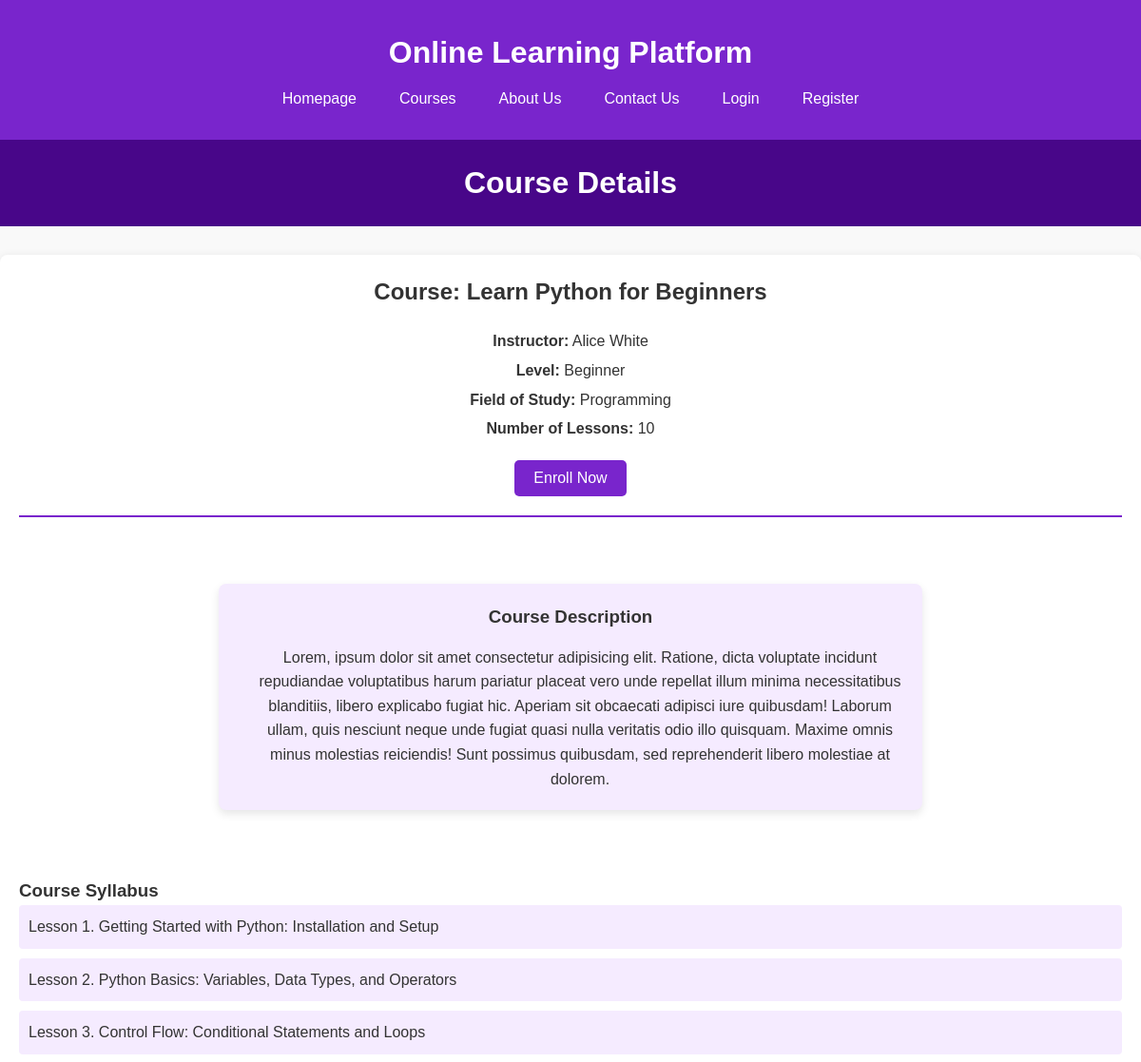
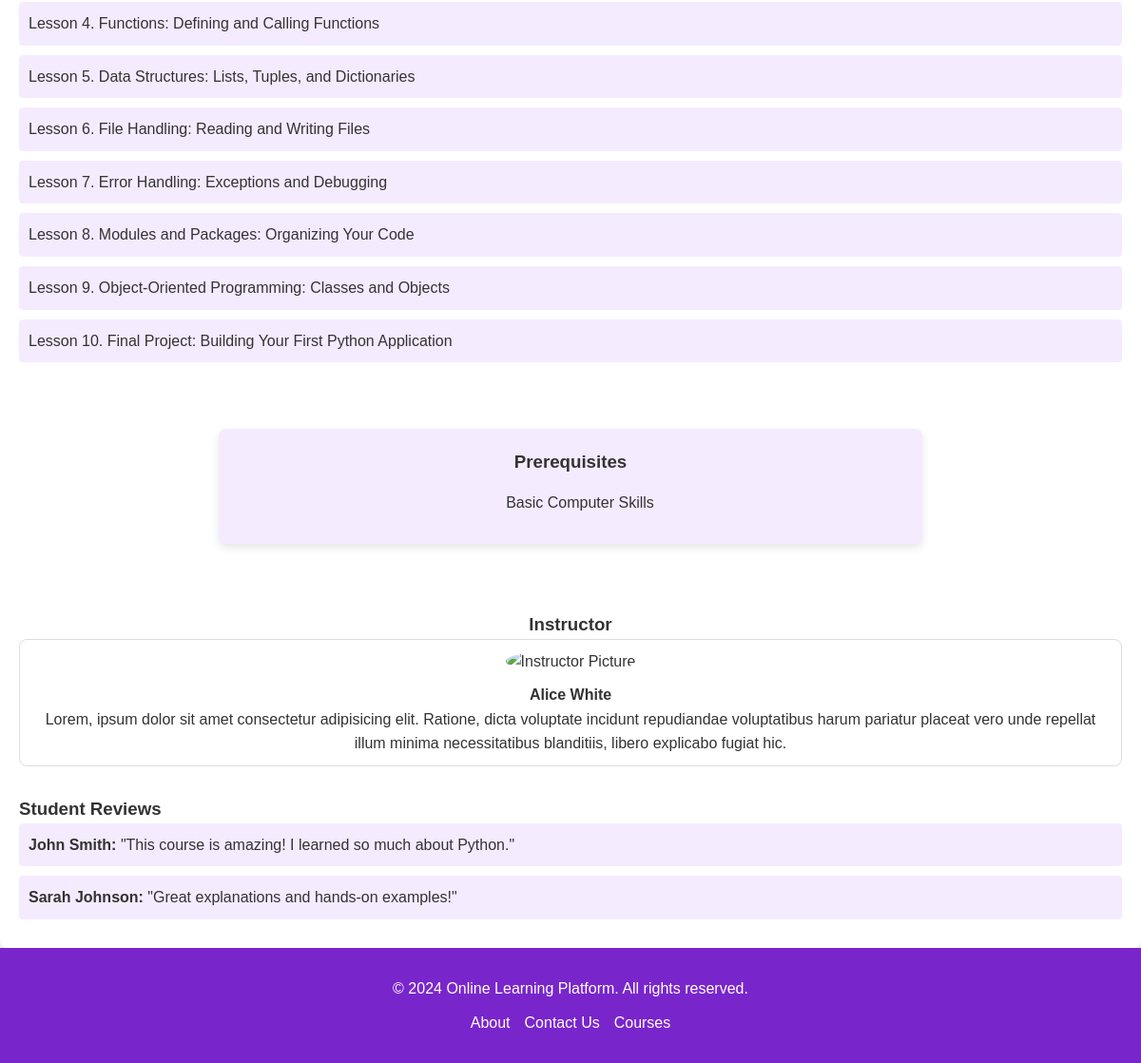
Screenshot of /course_details/1/ with the database file from the repository (2 pictures, top to bottom).
### users/models.py (models this page shows, shortened)
class Course(models.Model):
    title = models.CharField(max_length=150)
    description = models.TextField()
    instructor = models.ForeignKey(settings.AUTH_USER_MODEL, on_delete=models.CASCADE, related_name='courses')
    LEVEL_CHOICES = (
        ('beginner', 'Beginner'),
        ('intermediate', 'Intermediate'),
        ('advanced', 'Advanced'),
    )
    level = models.CharField(max_length=20, choices=LEVEL_CHOICES, blank=True, null=True)
    field_of_study = models.ForeignKey(FieldOfStudy, on_delete=models.CASCADE, default=1)
    prerequisites = models.ManyToManyField(Prerequisite)
    created_at = models.DateTimeField(auto_now_add=True)

class User(AbstractUser):
    def __str__(self):
        return f"{self.first_name} {self.last_name} ({self.username})"

class FieldOfStudy(models.Model):
    name = models.CharField(max_length=50)
    def __str__(self):
        return self.name
    class Meta:
        verbose_name_plural = "Field of Studies"

class Lesson(models.Model):
    course = models.ForeignKey(Course, on_delete=models.CASCADE, related_name='lessons')
    title = models.CharField(max_length=255)
    video_url = models.URLField(blank=True, null=True)
    video_file = models.FileField(storage=MediaStorage(), upload_to='lesson_videos/', blank=True, null=True)
    pdf = models.FileField(storage=MediaStorage(), upload_to='lesson_pdfs/', blank=True, null=True)
    content = models.TextField()
    order = models.PositiveIntegerField()  # Order of lessons in a course
    homework_requirements = models.TextField(blank=True, null=True)

class Prerequisite(models.Model):
    name = models.CharField(max_length=100)

class Profile(models.Model):
    user = models.OneToOneField(settings.AUTH_USER_MODEL, on_delete=models.CASCADE)
    ROLE_CHOICES = (
        ('student', 'Student'),
        ('instructor', 'Instructor'),
    )
    role = models.CharField(max_length=10, choices=ROLE_CHOICES)
    bio = models.TextField(blank=True, null=True)

### users/views.py (the view)
# urls.py: path('course_details/<int:course_id>/', course_details, name="course_details"),
def course_details(request, course_id):
    course = get_object_or_404(Course, id=course_id)
    lessons = course.lessons.all() # Access using related name
    is_enrolled = False
    progress = 0
    if request.user.is_authenticated:
        if hasattr(request.user, 'profile'):  # Check if profile exists
            is_enrolled = Enrollment.objects.filter(student=request.user.profile, course=course).exists()
            if is_enrolled:
                enrollment = Enrollment.objects.get(student=request.user.profile, course=course)
                progress = enrollment.calculate_progress()
    return render(request, "users/course_details.html", {
        'course': course,
        'lessons': lessons,
        'is_enrolled': is_enrolled,
        'progress': progress,
    })

### users/templates/users/course_details.html (shortened to what this page needs)
<!DOCTYPE html>
{% extends 'users/layout.html' %}
{% block body %}
    <div class="courses-header">
        <h1>Course Details</h1>
    </div>
    <main class="course-details-container">
        <section class="course-header">
            <h2>Course: {{ course.title }}</h2>
            <p><strong>Instructor:</strong> {{ course.instructor.first_name }} {{ course.instructor.last_name }}</p>
            <p><strong>Level:</strong> {{ course.level|title }}</p>
            <p><strong>Field of Study:</strong> {{ course.field_of_study }} </p>
            <p><strong>Number of Lessons:</strong> {{ lessons.count }}</p>
            {% if is_enrolled %}
                <button class="enrolled-btn" >Already Enrolled</button>
            {% else %}
                <form  id="enroll-form" method="POST"
                data-course-title="{{ course.title }}" data-course-id="{{ course.id }}">
                    <button type="submit"  class="enroll-btn">Enroll Now</button>
                </form>
            {% endif %}
        </section>
        <section class="course-prerequisites">
            <h3>Course Description</h3>
            <ul>
                <div>{{ course.description }}</div>
            </ul>
        </section>
        <section class="course-syllabus">
            <h3>Course Syllabus</h3>
            <ul>
                {% for lesson in lessons %}
                <li>Lesson {{ lesson.order }}. {{ lesson.title }}</li>
                {% endfor %}
            </ul>
        </section>
        <section class="course-prerequisites">
            <h3>Prerequisites</h3>
            <ul>
                {% for p in course.prerequisites.all %}
                    <li>{{ p.name }}</li>
                {% endfor %}
            </ul>
        </section>
        <section class="instructor-info">
            <h3>Instructor</h3>
            <div class="instructor-card">
                <img src="https://i.pinimg.com/736x/17/fa/44/17fa44e8d7f0d4a341f078b6c94a31ef.jpg" alt="Instructor Picture" class="instructor-img">
                <p><strong>{{ course.instructor.first_name }} {{ course.instructor.last_name }}</strong></p>
                <p>{{ course.instructor.profile.bio }}</p>
            </div>
        </section>
        <section class="course-reviews">
            <h3>Student Reviews</h3>
            <div class="review">
                <p><strong>John Smith:</strong> "This course is amazing! I learned so much about Python."</p>
            </div>
            <div class="review">
                <p><strong>Sarah Johnson:</strong> "Great explanations and hands-on examples!"</p>
            </div>
        </section>
    </main>
{% endblock %}

### users/static/styles.css (style rules this page uses)
:root { --primary-violet: #7925cc ; --primary-violet-dark: #480689; --light-violet: #f5ebff; }
body, h1, h2, h3, p, ul, li { margin: 0; padding: 0; list-style: none; }
body { font-family: 'Arial', sans-serif; line-height: 1.6; background-color: #f9f9f9; color: #333; }
h2 { margin-bottom: 20px; }
form { max-width: fit-content; margin: auto; }
form button { background: var(--primary-violet); color: white; padding: 10px 15px; border: none; border-radius: 5px; cursor: pointer; transition: background 0.3s; }
.courses-header { text-align: center; margin-bottom: 30px; padding: 20px; background-color: var(--primary-violet-dark); color: white; }
.course-details-container { max-width: 1200px; margin: 0 auto; padding: 20px; background-color: white; border-radius: 8px; box-shadow: 0 2px 10px rgba(0, 0, 0, 0.1); }
.course-header { text-align: center; padding-bottom: 20px; border-bottom: 2px solid var(--primary-violet); }
.course-header p { margin: 5px 0; }
.enroll-btn, button.enrolled-btn { background-color: var(--primary-violet); color: white; padding: 10px 20px; border: none; border-radius: 5px; cursor: pointer; font-size: 1rem; margin-top: 15px; }
.course-prerequisites { background-color: var(--light-violet); padding: 20px; border-radius: 8px; max-width: 700px; margin: 70px auto; text-align: center; box-shadow: 0 4px 10px rgba(0, 0, 0, 0.1); }
.course-prerequisites h3 { margin-bottom: 15px; }
.course-prerequisites ul { list-style-type: disc; padding-left: 20px; margin-bottom: 0; }
.course-prerequisites ul li { margin-bottom: 10px; }
.course-syllabus { margin-top: 30px; }
.course-syllabus ul { list-style-type: none; padding-left: 0; }
.course-syllabus ul li { background-color: var(--light-violet); padding: 10px; border-radius: 4px; margin-bottom: 10px; }
.instructor-info { margin-top: 30px; text-align: center; }
.instructor-card { display: inline-block; text-align: center; padding: 10px; border: 1px solid #ddd; border-radius: 8px; }
.instructor-img { border-radius: 50%; margin-bottom: 10px; max-height: 200px !important; width: auto; }
.course-reviews { margin-top: 30px; }
.review { background-color: var(--light-violet); padding: 10px; border-radius: 4px; margin-bottom: 10px; }

### rows the page displays
Course: title "Learn Python for Beginners", instructor.first_name "Alice", instructor.last_name "White", level "Beginner", field_of_study "Programming", count "10", description "Lorem, ipsum dolor sit amet consectetur adipisicing elit. Ratione, dicta voluptate incidunt repudiandae voluptatibus harum pariatur placeat vero unde repellat illum minima necessitatibus blanditiis, libero explicabo fugiat hic. Aperiam sit obcaecati adipisci iure quibusdam! Laborum ullam, quis nesciunt neque unde fugiat quasi nulla veritatis odio illo quisquam. Maxime omnis minus molestias reiciendis! Sunt possimus quibusdam, sed reprehenderit libero molestiae at dolorem.", instructor.profile.bio "Lorem, ipsum dolor sit amet consectetur adipisicing elit. Ratione, dicta voluptate incidunt repudiandae voluptatibus harum pariatur placeat vero unde repellat illum minima necessitatibus blanditiis, libero explicabo fugiat hic."
Lesson: order "1", title "Getting Started with Python: Installation and Setup"
Lesson: order "2", title "Python Basics: Variables, Data Types, and Operators"
Lesson: order "3", title "Control Flow: Conditional Statements and Loops"
Lesson: order "4", title "Functions: Defining and Calling Functions"
Lesson: order "5", title "Data Structures: Lists, Tuples, and Dictionaries"
Lesson: order "6", title "File Handling: Reading and Writing Files"
Lesson: order "7", title "Error Handling: Exceptions and Debugging"
Lesson: order "8", title "Modules and Packages: Organizing Your Code"
Lesson: order "9", title "Object-Oriented Programming: Classes and Objects"
Lesson: order "10", title "Final Project: Building Your First Python Application"
Prerequisite: name "Basic Computer Skills"
